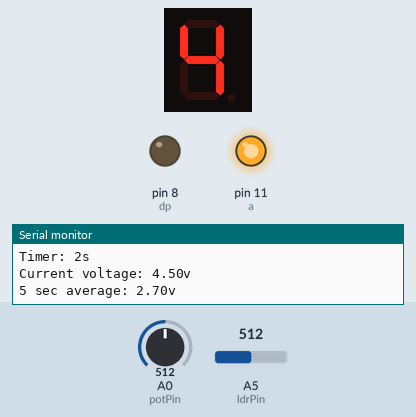
Bench run of a sketch on a simulated Arduino Uno, built with avr-gcc and run on an emulated ATmega328P. Shown: 1-digit seven-segment display, output pins drawn as LEDs (lit = HIGH), the last lines printed to the serial monitor. Wiring (inferred from the names in the program): 1-digit 7-segment display, segments lit when HIGH: segments pin 2, pin 9, pin 10, pin 5, pin 6, pin 7, pin 12. The test bench sets the inputs (shaded band); at power-on: A0 (potPin) = 512, A5 (ldrPin) = 512. The segment pins are drawn as the display they are named for; pins used as bus, display or sensor lines are not drawn.

Above: at 1.8 s.
1.9 s: A0 (potPin) set to 122
6.0 s: A5 (ldrPin) set to 632
At 6.9 s:
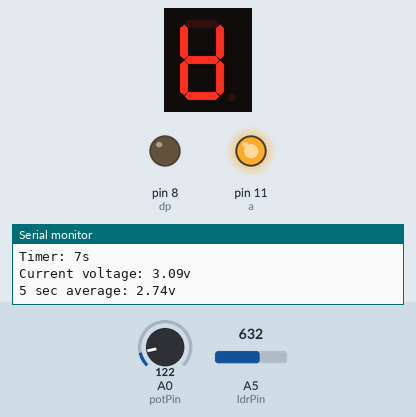
10.1 s: A5 (ldrPin) set to 658
11.8 s: A5 (ldrPin) set to 591
15.9 s: A5 (ldrPin) set to 570
At 17.7 s:
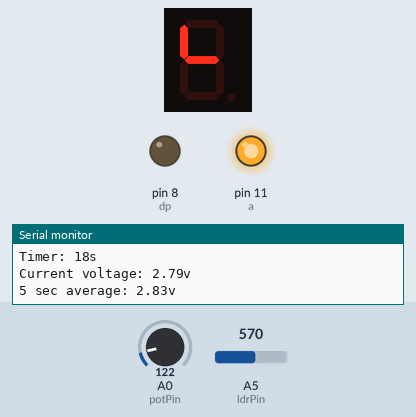
17.8 s: A5 (ldrPin) set to 716
At 19.3 s:
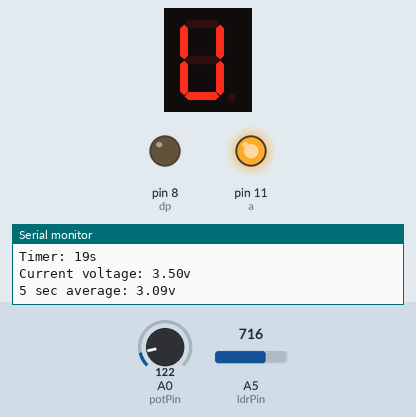
Timing chart, 0 to 20.8 s (numbered marks = the images above; inputs shaded):
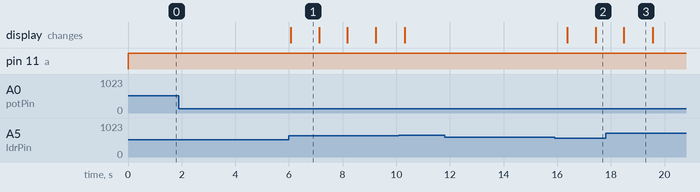

Measured:
- the behaviour switches between 585 and 584 on A5 (ldrPin) (found by bisection; images 1 and 2)
- after the input at 17.8 s, pin 11 (a): stays HIGH (without the input it goes to LOW after 2.8 s)
- what the display in image 1 shows lasts 1.0 s, from 6.1 s to 7.1 s

The sketch:

assesment_v2.ino
```cpp
/* LDR related variables */
int ldrPin = A5; // LDR digital input pin
float ldrValue = 0; // variable to store the value coming from the sensor
int timer;
float memory[5] = {}; // initialize array, stored as a global variable
float ldrAverage(int); // prototype function

/* 7seg related variables */
int g = 9, f = 10, a = 11, b = 12, e = 5, d = 6, c = 7, dp = 8;
int q;
void display(int); // prototype function

/* LED and button related variables */
int ledPin = 2; // led digital input pin
int buttonPin = 4; // button digital input pin
int buttonNew;
int buttonOld = 1;
bool ledState = false;

/* Potentiometer and buzzer related variables */
int buzzerPin = 3; // buzzer digital input pin
int potPin = A0; // potentiometer digital input pin

int buzzerFreq = 1000;

unsigned long StartMillis = 0;
unsigned long currentMillis = 0;

//unsigned long previousMillis = 0;

void setup() {
  Serial.begin(9600); //sets serial port for communication

  /*Declare pins used for the 7sed display*/
  pinMode(g, OUTPUT);
  pinMode(f, OUTPUT);
  pinMode(a, OUTPUT);
  pinMode(b, OUTPUT);
  pinMode(e, OUTPUT);
  pinMode(d, OUTPUT);
  pinMode(c, OUTPUT);
  pinMode(dp, OUTPUT);

  /*Declare pins used for the LED*/
  pinMode(ledPin, OUTPUT);

  /*Declare pins used for the button*/
  pinMode(buttonPin, INPUT);
  pinMode(buttonPin, INPUT_PULLUP);


}


void loop() {
  /*Feature one: reads the ldr value and displays the value on the serial monitor*/
  serialOutput(ldrPin);

  /*Feature two: display the average readings onto the 7seg display*/
  display(9);
  delay(1000);

  /*Feature three: If the average value is less than 3 volts, it will go into countdown mode*/
  if (ldrValue < 3.0 && timer > 4) {
    /*Counts down from 5 to 0, during countdown, the voltage average is still monitored every second*/
    for (q = 9; q > 0; q--) {
      display(q); // displays the 5 second countdown

      Serial.print("WARNING, COUNTDOWN ACTIVATED! ");
      Serial.print(q);
      Serial.println("s LEFT UNTIL SYSTEM LOCKDOWN");
      serialOutput(ldrPin);
      delay(1000);
      /*If voltage average increases above 3.0v, the system exits countdown mode*/
      if (ldrValue > 3.0) {
        Serial.println("COUNTDOWN MODE EXITED");
        goto recover; // goto command is used to redirect to the end of the loop
      }
    }
    /*Feature four: If voltage average continues below 3.0v after 5 second countdown, goes into lockdown mode. Voltage average is still monitored every second.
      Lockdown mode is an infinite loop, breaks when voltage average is more than 3.0v and reset button is pushed*/
    StartMillis = millis();
    while (true) {
      currentMillis = millis();


      if (currentMillis - StartMillis >= 1000) {
        StartMillis = currentMillis;
        display(-1); //Displays 'L' signifying system is in lockdown mode
        Serial.println("WARNING, SYSTEM LOCKDOWN ACTIVATED!\nTO RESET: ENSURE PROPER LIGHTING AND PRESS RESET BUTTON");
        serialOutput(ldrPin);

        //siren();
        blink();
      }

      /*Condition to exit lockdown mode: Average voltage more than 3.0v and reset button is pressed */
      buttonNew = digitalRead(buttonPin);
      if (buttonOld == 0 && buttonNew == 1 && ldrAverage(ldrPin) > 3.0 ) {
        digitalWrite(ledPin, LOW);
        delay(1000);
        Serial.print("\n");
        noTone(buzzerPin);
        digitalWrite(ledPin, LOW);
        goto recover; // goto command is used to redirect to the end of the loop
      }
      buttonOld = buttonNew;

    }
  }
recover:; // goto recover; command is redirected here to the end of the loop
}

/*VVVVVV Functions Below VVVVVV*/

// ldrAverage(): function which return the 5 second average of the ldr voltage
float ldrAverage(int pin) {
  float potVAL = (analogRead(A0) / 1023.0) * 5.0; // add

  float Total, Average, Value, Voltage;
  int i, n;

  Value = analogRead(pin); // reads the value from the LDR sensor
  Voltage = ( (Value / 1023) * 5 ) + int(potVAL) ; // converts analog data into voltage
  //  Serial.println(int(potVAL));
  Serial.print("Current voltage: ");
  Serial.print(Voltage);
  Serial.println("v");

  /*The voltage is stored into a 5-second memory */
  memory[0] = Voltage; //In each iteration the voltage is stored in the first array (memory[0])
  for (i = 3; i > -1; i--) {
    memory[i + 1] = memory[i]; //The oldest memory is replaced, and the memory is cascaded backwards
  }

  Total = 0; // resets Total so that it can recompute everytime function is called
  for (n = 0; n < 5; n++) {
    Total += memory[n]; //computes the sum of the voltages in the memory array
    //    Serial.print("memory[");
    //    Serial.print(n);
    //    Serial.print("]: ");
    //    Serial.println(memory[n]);
  }
  return Average = Total / 5.0; // returns the 5 sec voltage average
}

// display(): Function outputs single digit argument to the 7seg display
void display(int num = -1) {
  if (num == 0)
  {
    digitalWrite(g, 0);
    digitalWrite(f, 1);
    digitalWrite(a, 1);
    digitalWrite(b, 1);
    digitalWrite(e, 1);
    digitalWrite(d, 1);
    digitalWrite(c, 1);
  } else if (num == 1) {
    digitalWrite(g, 0);
    digitalWrite(f, 1);
    digitalWrite(a, 0);
    digitalWrite(b, 0);
    digitalWrite(e, 1);
    digitalWrite(d, 0);
    digitalWrite(c, 0);
  } else if (num == 2) {
    digitalWrite(g, 1);
    digitalWrite(f, 0);
    digitalWrite(a, 1);
    digitalWrite(b, 1);
    digitalWrite(e, 1);
    digitalWrite(d, 1);
    digitalWrite(c, 0);
  } else if (num == 3) {
    digitalWrite(g, 1);
    digitalWrite(f, 0);
    digitalWrite(a, 1);
    digitalWrite(b, 1);
    digitalWrite(e, 0);
    digitalWrite(d, 1);
    digitalWrite(c, 1);
  } else if (num == 4) {
    digitalWrite(g, 1);
    digitalWrite(f, 1);
    digitalWrite(a, 0);
    digitalWrite(b, 1);
    digitalWrite(e, 0);
    digitalWrite(d, 0);
    digitalWrite(c, 1);
  } else if (num == 5) {
    digitalWrite(g, 1);
    digitalWrite(f, 1);
    digitalWrite(a, 1);
    digitalWrite(b, 0);
    digitalWrite(e, 0);
    digitalWrite(d, 1);
    digitalWrite(c, 1);
  } else if (num == 6) {
    digitalWrite(g, 1);
    digitalWrite(f, 1);
    digitalWrite(a, 1);
    digitalWrite(b, 0);
    digitalWrite(e, 1);
    digitalWrite(d, 1);
    digitalWrite(c, 1);
  } else if (num == 7) {
    digitalWrite(g, 0);
    digitalWrite(f, 0);
    digitalWrite(a, 1);
    digitalWrite(b, 1);
    digitalWrite(e, 0);
    digitalWrite(d, 0);
    digitalWrite(c, 1);
  } else if (num == 8) {
    digitalWrite(g, 1);
    digitalWrite(f, 1);
    digitalWrite(a, 1);
    digitalWrite(b, 1);
    digitalWrite(e, 1);
    digitalWrite(d, 1);
    digitalWrite(c, 1);
  } else if (num == 9) {
    digitalWrite(g, 1);
    digitalWrite(f, 1);
    digitalWrite(a, 1);
    digitalWrite(b, 1);
    digitalWrite(e, 0);
    digitalWrite(d, 0);
    digitalWrite(c, 1);
  } else {
    digitalWrite(g, 0);
    digitalWrite(f, 1);
    digitalWrite(a, 0);
    digitalWrite(b, 0);
    digitalWrite(e, 1);
    digitalWrite(d, 1);
    digitalWrite(c, 0);
  }
}

//serialOutput(int): This function reduces code repetition in the loop.
float serialOutput(int z) {
  timer++; // counts the time in seconds
  Serial.print("Timer: ");
  Serial.print(timer);
  Serial.println("s");

   /*Feature one: reads the ldr value and displays the value on the serial monitor*/
  ldrValue = ldrAverage(z); //calls ldrAverage() function and stores it into a variable called ldrValue
  Serial.print("5 sec average: ");
  Serial.print(ldrValue);
  Serial.println("v\n");
  return ldrValue; // ldrValue is returned
}


void siren(void) {
  if (buzzerFreq == 1000) {
    buzzerFreq = 2000;
  }
  else {
    buzzerFreq = 1000;
  }
  tone(buzzerPin, buzzerFreq);
}

void blink(void) {
  ledState = !ledState;
  digitalWrite(ledPin, ledState);  //Change the state of the LED
}
```
